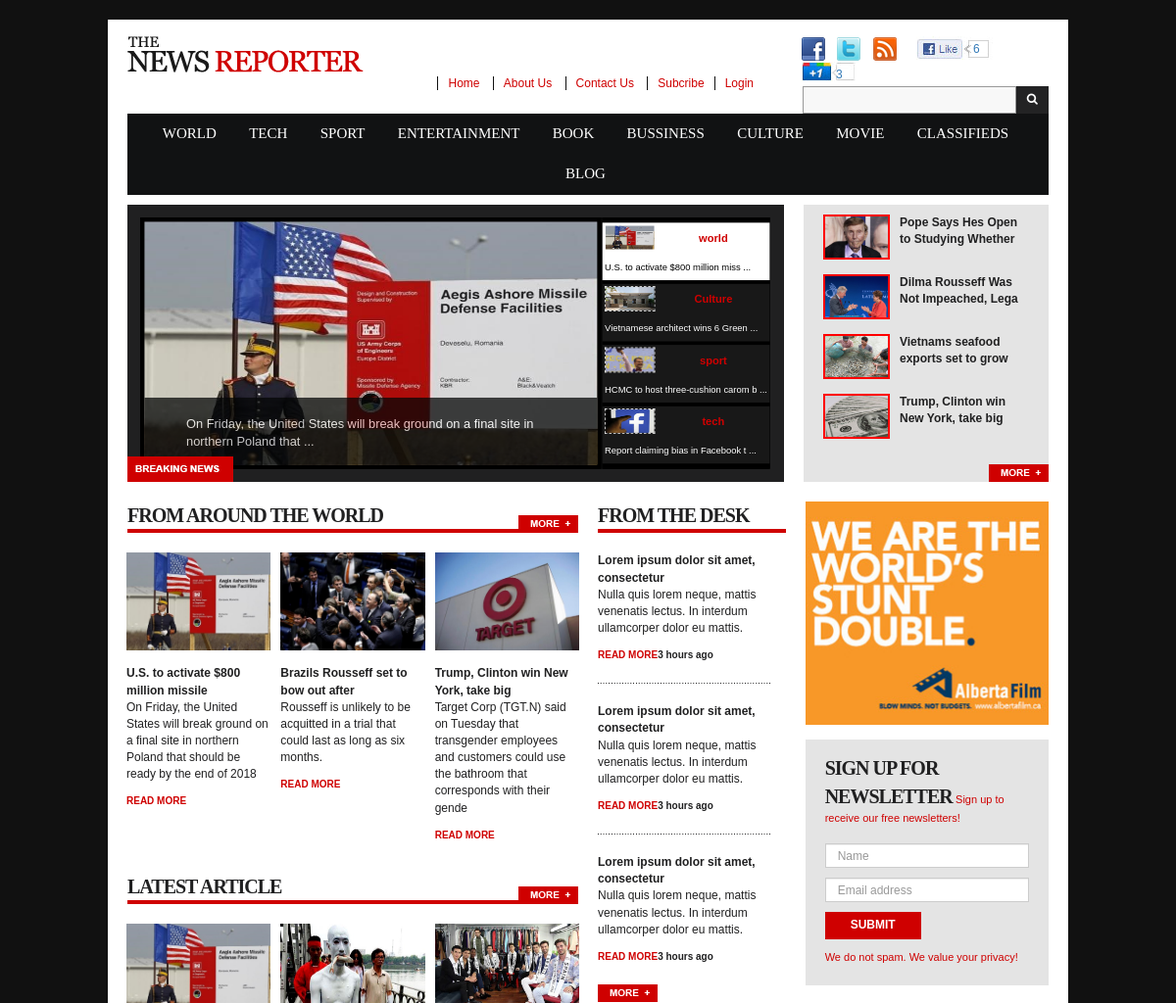
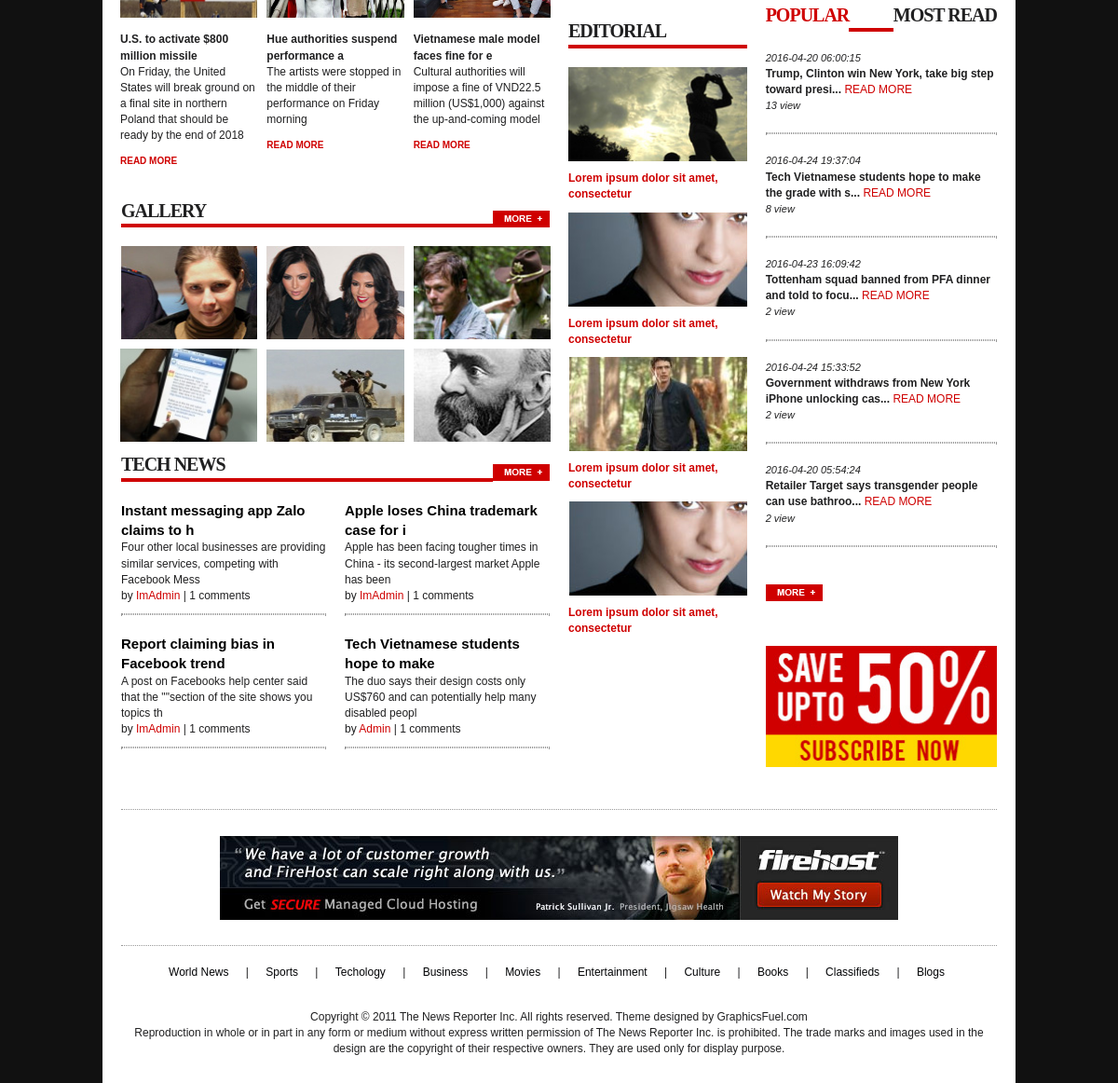
The page / on the database its author committed (2 pictures, top to bottom).
### tables this page shows
CREATE TABLE IF NOT EXISTS `categories` (
  `cate_id` int(11) NOT NULL,
  `cate_title` varchar(200) NOT NULL,
  `cate_slug` varchar(200) NOT NULL,
  `cate_slug_int` int(11) unsigned DEFAULT NULL,
  `cate_keywords` varchar(200) NOT NULL,
  `cate_description` varchar(250) NOT NULL,
  `cate_robots` varchar(100) NOT NULL,
  `cate_total_news` int(11) NOT NULL,
  `add_user_id` int(11) NOT NULL,
  `add_username` int(11) NOT NULL,
  `add_datetime` datetime NOT NULL
);

CREATE TABLE IF NOT EXISTS `news` (
  `news_id` int(11) NOT NULL,
  `news_title` varchar(200) NOT NULL,
  `news_slug` varchar(200) NOT NULL,
  `news_content` text NOT NULL,
  `news_image` varchar(500) NOT NULL,
  `news_keywords` varchar(200) NOT NULL,
  `news_description` text NOT NULL,
  `news_robots` varchar(50) NOT NULL,
  `news_viewed` int(11) NOT NULL DEFAULT '0',
  `news_tags_id` varchar(200) NOT NULL,
  `news_tags_title` text NOT NULL,
  `cate_id` int(11) NOT NULL,
  `cate_title` varchar(200) NOT NULL,
  `cate_slug` varchar(200) NOT NULL,
  `add_userid` int(11) NOT NULL,
  `created` datetime NOT NULL,
  `add_date_int` int(11) NOT NULL,
  `public_date_time` datetime NOT NULL,
  `public_date_time_int` int(11) NOT NULL,
  `news_status` tinyint(4) NOT NULL,
  `like` int(11) NOT NULL DEFAULT '0'
);

CREATE TABLE IF NOT EXISTS `news_users` (
  `news_id` int(11) NOT NULL,
  `news_title` varchar(255) NOT NULL,
  `news_slug` varchar(255) NOT NULL,
  `news_content` text NOT NULL,
  `news_image` varchar(255) NOT NULL,
  `news_keywords` varchar(255) NOT NULL,
  `news_description` text NOT NULL,
  `news_robots` varchar(50) NOT NULL,
  `news_viewed` int(11) NOT NULL,
  `news_tags_id` int(11) NOT NULL,
  `news_tags_title` text NOT NULL,
  `cate_id` int(11) NOT NULL,
  `cate_title` varchar(255) NOT NULL,
  `cate_slug` varchar(255) NOT NULL,
  `add_userid` int(11) NOT NULL,
  `created` datetime NOT NULL,
  `add_date_int` int(11) NOT NULL,
  `public_date_time` datetime NOT NULL,
  `public_date_time_int` int(11) NOT NULL,
  `news_status` tinyint(4) NOT NULL,
  `like` int(11) NOT NULL
);

CREATE TABLE IF NOT EXISTS `users` (
  `user_id` int(11) NOT NULL,
  `user_name` varchar(100) NOT NULL,
  `user_status` tinyint(11) NOT NULL DEFAULT '0',
  `user_level` tinyint(4) NOT NULL DEFAULT '0',
  `user_password` varchar(100) NOT NULL,
  `user_email` varchar(200) NOT NULL,
  `user_phone` varchar(20) NOT NULL,
  `user_avatar` varchar(200) NOT NULL,
  `add_date_time` datetime NOT NULL
);

### site/widget/content_home.php (the view, shortened to what the rows shown need)
<?php
$data = new process();
$my_news = $data->get_list("SELECT news_id, news_title, news_slug, news_image FROM news_users ORDER BY created DESC");
$slide_news = $data->get_list("SELECT news_id, news_description, news_title,cate_title, news_slug, news_image FROM news ORDER BY created DESC");
?>
<div class="slider_wrapper">
    <div class="slider_left">
        <div id="jssor_1" class = "jssor_1">
            <div data-u="slides" class="frame">
                <?php
                $i = 0;
                $j = 0;
                foreach ($slide_news as $value) {
                    if ($j == 5) {
                        break;
                    }if ($i % 3 == 0) {
                        ?>
                        <div data-p="112.50" style="display: none;">
                            <img data-u="image" src="<?php echo $value['news_image']; ?>" />
                            <a href="index.php?action=read&slug=<?php echo $value['news_slug'];?>"><span><?php echo substr($value['news_description'], 0, 88); ?> ...</span></a>
                            <div data-u="thumb">
                                <img class="i" src="<?php echo $value['news_image']; ?>" />
                                <div class="t"><?php echo $value['cate_title']; ?></div>
                                <a href="#"><div class="c"><?php echo substr($value['news_title'], 0, 34); ?> ...</div></a>
                            </div>
                        </div>
                        <?php
                        $j++;
                    }
                    $i++;
                }
                ?>
            </div>
        </div>
    </div>
    <div class="slider_right">
        <?php $i = 0; ?>
        <?php foreach ($my_news as $news) { ?>
        <?php if($i == 4){ break; }?>
            <div class="item">
                <a href="index.php?action=read&slug=<?php echo $news['news_slug']; ?>">
                    <img src="<?php echo $news['news_image']; ?>" width="68px" height="46px">
                    <span><?php echo substr($news['news_title'], 0,38); ?></span>
                </a>
            </div>
        <?php $i++; } ?>
    </div>
</div>
<div class="content_wrapper">
    <div class="container container_custom">
        <div class="row">
            <div class="col-md-6 col-sm-12 content_left">
                <article>
                    <div class="row items">
                        <?php
                        $around_world = $data->get_list("SELECT news_id, news_title, news_slug,news_description, news_image FROM news WHERE cate_id = 1 ORDER BY created DESC");
                        $i = 1;
                        foreach ($around_world as $around_world) {
                            ?>
                            <div class="col-md-4 col-sm-4 col-xs-4">
                                <img src="<?php echo $around_world['news_image']; ?>">
                                <span><?php
                                    if (strlen($around_world['news_title']) > 38) {
                                        echo substr($around_world['news_title'], 0, 38);
                                    } else {
                                        echo $around_world['news_title'];
                                    }
                                    ?></span>
                                <p><?php echo substr($around_world['news_description'], 0, 133) ?></p>
                                <a href="index.php?action=read&slug=<?php echo $around_world['news_slug']; ?>">READ MORE</a>
                            </div>
                            <?php
                            $i++;
                            if ($i == 4) {
                                break;
                            }
                        }
                        ?>
                    </div>
                </article>
                <article>
                    <div class="row items">
                        <?php
                        $latest = $data->get_list("SELECT news_id, news_title, news_slug,news_description, news_image FROM news ORDER BY created DESC");
                        $i = 1;
                        foreach ($latest as $latest) {
                            ?>
                            <div class="col-md-4 col-sm-4 col-xs-4">
                                <img src="<?php echo $latest['news_image']; ?>">
                                <span><?php
                                    if (strlen($latest['news_title']) > 38) {
                                        echo substr($latest['news_title'], 0, 38);
                                    } else {
                                        echo $latest['news_title'];
                                    }
                                    ?></span>
                                <p><?php echo substr($latest['news_description'], 0, 133) ?></p>
                                <a href="index.php?action=read&slug=<?php echo $latest['news_slug']; ?>">READ MORE</a>
                            </div>
                            <?php
                            $i++;
                            if ($i == 4) {
                                break;
                            }
                        }
                        ?>
                    </div>
                </article>
                <article>
                    <div class="tech">
                        <?php
                        $techs = $data->get_list("SELECT news_id, news_title,add_userid, news_slug,news_description, news_image FROM news WHERE cate_id = 2 ORDER BY created DESC");
                        $i = 0;
                        foreach ($techs as $tech) {
                            $i++;
                            ?>
                            <div class="col-md-6  col-sm-6 col-xs-12 news">
                                <a href="index.php?action=read&slug=<?php echo $latest['news_slug']; ?>">
                                    <span><?php
                                        if (strlen($tech['news_title']) > 38) {
                                            echo substr($tech['news_title'], 0, 38);
                                        } else {
                                            echo $tech['news_title'];
                                        }
                                        ?>
                                    </span>
                                </a>
                                <p><?php
                                    if (strlen($tech['news_description']) > 85) {
                                        echo substr($tech['news_description'], 0, 88);
                                    } else {
                                        echo $tech['news_description'];
                                    }
                                    if ($tech['add_userid'] == 0) {
                                        $user = 'Admin';
                                    } else {
                                        $result = $data->get_row("SELECT user_name FROM users WHERE user_id = " . $tech['add_userid']);
                                        $user = $result['user_name'];
                                    }
                                    $number_comments = $data->count2('SELECT count(comment_id) FROM comments WHERE news_id = ' . $tech['news_id']);
                                    ?>
                                    <br>by <a><?php echo $user; ?></a> | <?php echo $number_comments; ?> comments</p>
                                <hr>
                            </div>
                            <?php
                            if ($i == 4) {
                                break;
                            }
                        }
                        ?>
                    </div>
                </article>
            </div>
            <div class="col-md-6 col-sm-12 content_right">
                <div class="col-md-7 content_r_r">
                    <div class="col-md-12 popular">
                        <span class="cate2">most read</span><br>
                        <div class="row">
                            <?php
                            $most_read = $data->get_list("SELECT news_id, news_title,add_userid, news_slug,news_description, news_image, news_viewed, created FROM news ORDER BY news_viewed DESC");
                            $i = 0;
                            foreach ($most_read as $most_read) {
                                ?>
                                <div class="col-md-12 col-sm-6 item">
                                    <i><?php echo $most_read['created']; ?></i><br>
                                    <span><?php
                                        if (strlen($most_read['news_title']) > 38) {
                                            echo substr($most_read['news_title'], 0, 55) . '...';
                                        } else {
                                            echo $most_read['news_title'];
                                        }
                                        ?></span>
                                    <a href="index.php?action=read&slug=<?php echo $most_read['news_slug']; ?>">READ MORE</a>
                                    <br><i><?php echo $most_read['news_viewed'] . ' view'; ?></i>
                                    <hr>
                                </div>
                                <?php
                                $i++;
                                if ($i == 5) {
                                    break;
                                }
                            }
                            ?>
                        </div>
                    </div>
                </div>
            </div>
        </div>
    </div>
</div>

### site/widget/menu.php (shortened to what the rows shown need)
<?php if (!defined('SYSPATH')) die('Request not found!');
require 'site/db/db_category.php';
$data_cate = $cate_object->get_list("SELECT cate_id, cate_title, cate_slug FROM categories ORDER BY cate_id");
?>
<section>
    <nav class="main_menu">
        <div class="menu" id="main_menu">
            <ul class="list-inline ul_menu">
                <?php foreach ($data_cate as $data_cate):?>
                <li><a href="index.php?action=<?php echo $data_cate['cate_slug'];?>"><?php echo $data_cate['cate_title'];?></a></li>
                <?php endforeach; ?>
            </ul>
        </div>
    </nav>

### rows shown on the page
categories: cate_title "WORLD"
categories: cate_title "TECH"
categories: cate_title "SPORT"
categories: cate_title "ENTERTAINMENT"
categories: cate_title "BOOK"
categories: cate_title "BUSSINESS"
categories: cate_title "CULTURE"
categories: cate_title "MOVIE"
categories: cate_title "CLASSIFIEDS"
categories: cate_title "BLOG"
news: news_image (picture), news_description "On Friday, the United States will break ground on a final site in northern Poland that", cate_title "world", news_title "U.S. to activate $800 million miss", news_title "U.S. to activate $800 million missile", news_description "On Friday, the United States will break ground on a final site in northern Poland that should be ready by the end of 2018"
news: news_image (picture), cate_title "Culture", news_title "Vietnamese architect wins 6 Green"
news: news_image (picture), cate_title "sport", news_title "HCMC to host three-cushion carom b"
news: news_image (picture), cate_title "tech", news_title "Report claiming bias in Facebook t", news_title "Report claiming bias in Facebook trend", news_description "A post on Facebooks help center said that the \"\"section of the site shows you topics th", users.user_name "ImAdmin", number_comments "1"
news: news_image (picture)
news_users: news_image (picture), news_title "Pope Says Hes Open to Studying Whether"
news_users: news_image (picture), news_title "Dilma Rousseff Was Not Impeached, Lega"
news_users: news_image (picture), news_title "Vietnams seafood exports set to grow"
news_users: news_image (picture), news_title "Trump, Clinton win New York, take big"
news: news_image (picture), news_title "Brazils Rousseff set to bow out after", news_description "Rousseff is unlikely to be acquitted in a trial that could last as long as six months."
news: news_image (picture), news_title "Trump, Clinton win New York, take big", news_description "Target Corp (TGT.N) said on Tuesday that transgender employees and customers could use the bathroom that corresponds with their gende", created "2016-04-20 06:00:15", news_title "Trump, Clinton win New York, take big step toward presi", news_viewed "13"
news: news_image (picture), news_title "Hue authorities suspend performance a", news_description "The artists were stopped in the middle of their performance on Friday morning"
news: news_image (picture), news_title "Vietnamese male model faces fine for e", news_description "Cultural authorities will impose a fine of VND22.5 million (US$1,000) against the up-and-coming model"
news: news_title "Instant messaging app Zalo claims to h", news_description "Four other local businesses are providing similar services, competing with Facebook Mess", users.user_name "ImAdmin", number_comments "1"
news: news_title "Apple loses China trademark case for i", news_description "Apple has been facing tougher times in China - its second-largest market Apple has been", users.user_name "ImAdmin", number_comments "1"
news: news_title "Tech Vietnamese students hope to make", news_description "The duo says their design costs only US$760 and can potentially help many disabled peopl", add_userid "Admin", number_comments "1", created "2016-04-24 19:37:04", news_title "Tech Vietnamese students hope to make the grade with s", news_viewed "8"
news: created "2016-04-23 16:09:42", news_title "Tottenham squad banned from PFA dinner and told to focu", news_viewed "2"
news: created "2016-04-24 15:33:52", news_title "Government withdraws from New York iPhone unlocking cas", news_viewed "2"
news: created "2016-04-20 05:54:24", news_title "Retailer Target says transgender people can use bathroo", news_viewed "2"
